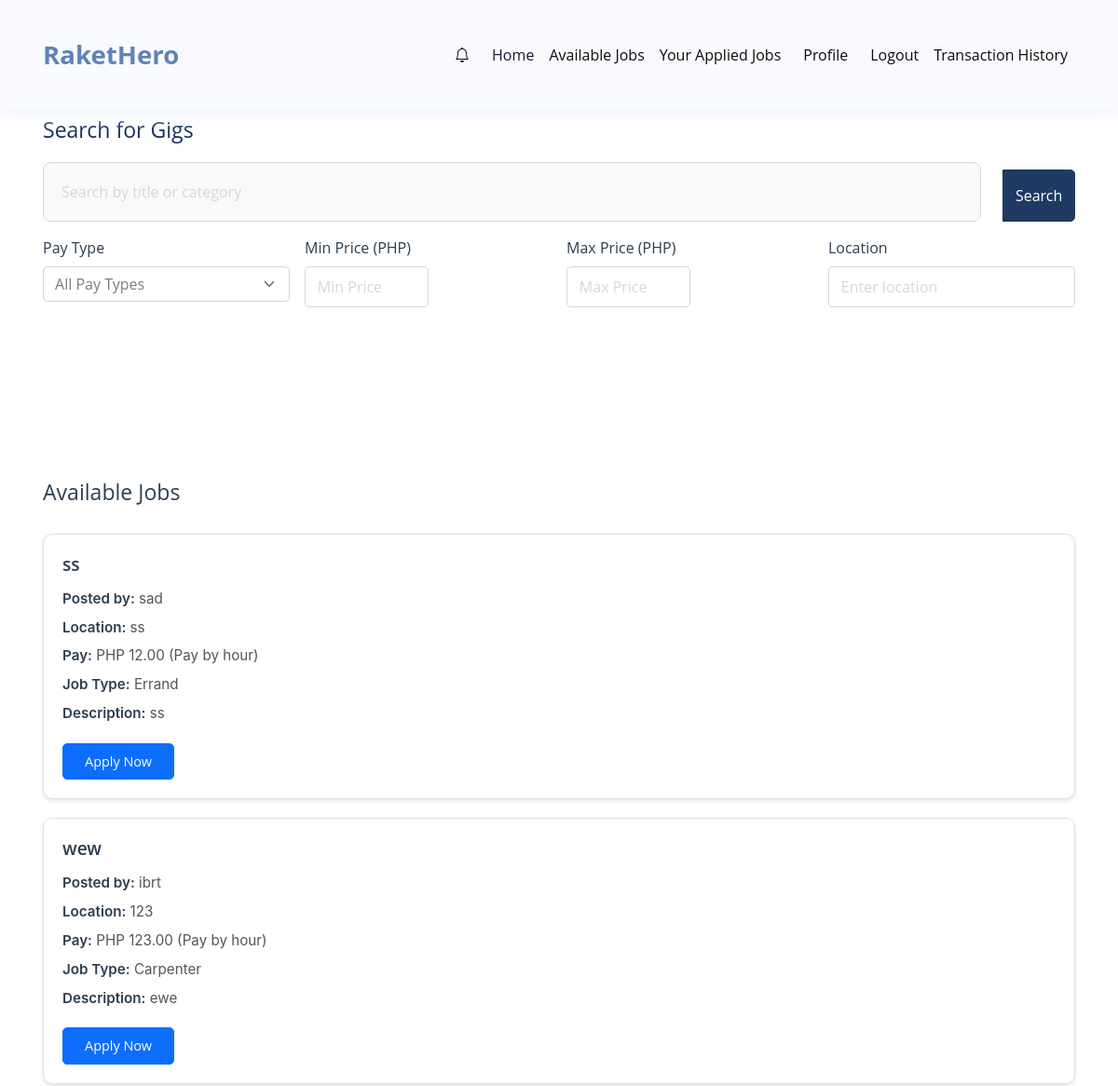
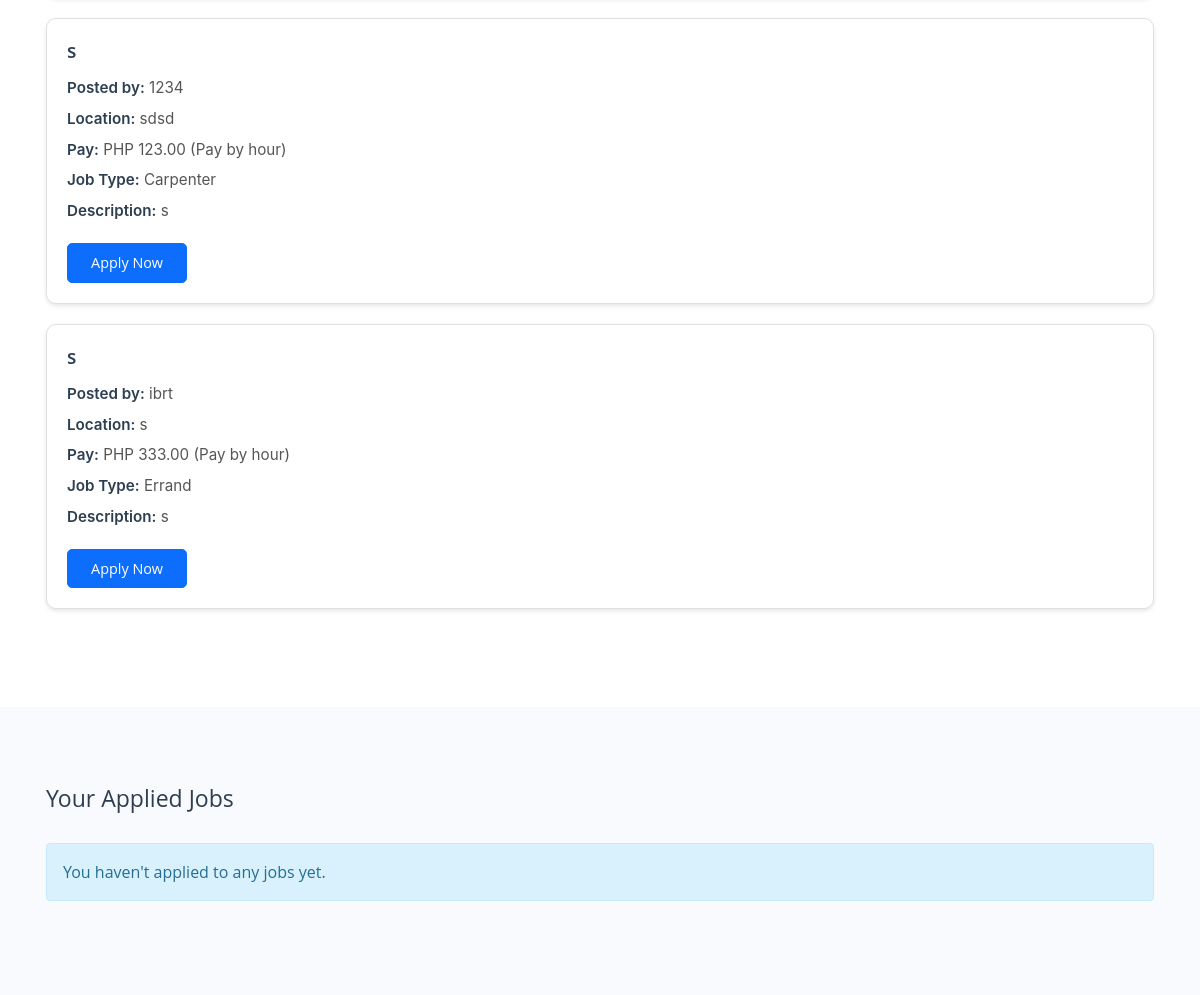
The page /job_search-main/jobseekerlanding.php (signed in) on the database its author committed (2 pictures, top to bottom).
### tables this page shows
CREATE TABLE `jobs` (
  `jobs_id` int(11) NOT NULL,
  `title` varchar(100) DEFAULT NULL,
  `description` text DEFAULT NULL,
  `employerId` int(11) DEFAULT NULL,
  `postedDate` date DEFAULT NULL,
  `price` decimal(10,2) DEFAULT NULL,
  `payType` varchar(50) DEFAULT NULL,
  `duration` varchar(50) DEFAULT NULL,
  `location` varchar(255) DEFAULT NULL,
  `status` varchar(50) DEFAULT NULL,
  `remarks` text DEFAULT NULL,
  `jobTypeID` int(11) DEFAULT NULL,
  `is_onlyavailable` tinyint(1) DEFAULT 1
);

CREATE TABLE `users` (
  `users_id` int(11) NOT NULL,
  `userType` enum('job seeker','employer') NOT NULL,
  `username` varchar(100) NOT NULL,
  `password` varchar(255) NOT NULL
);

CREATE TABLE `job_type` (
  `jobTypeID` int(11) NOT NULL,
  `jobType` varchar(50) NOT NULL,
  `description` text DEFAULT NULL
);

### job_search-main/jobseekerlanding.php (the view, shortened to what this page needs)
<?php
    include 'db_conn.php';
    $conn = new mysqli($host, $user, $pass, $db);
    $jobs_query = "SELECT j.*, jt.jobType, u.username as employer_name,
        COUNT(DISTINCT a.applications_id) as application_count,
        CASE
            WHEN EXISTS (
                SELECT 1
                FROM applications a2
                WHERE a2.jobId = j.jobs_id
                AND a2.userId = ?
                AND a2.status NOT IN ('Rejected')
            ) THEN 1
            ELSE 0
        END as has_applied
    FROM jobs j
    LEFT JOIN job_type jt ON j.jobTypeID = jt.jobTypeID
    LEFT JOIN users u ON j.employerId = u.users_id
    LEFT JOIN applications a ON j.jobs_id = a.jobid
    WHERE j.status = 'Open'
    AND j.is_onlyavailable = TRUE
    AND (
        NOT EXISTS (
            SELECT 1
            FROM applications a4
            WHERE a4.jobid = j.jobs_id
            AND a4.userId = ?
            AND a4.status NOT IN ('Rejected')
        )
    )
    AND NOT EXISTS (
        SELECT 1
        FROM applications a3
        JOIN quotations q ON a3.applications_id = q.applications_id
        WHERE a3.jobid = j.jobs_id
        AND q.status = 'Accepted'
    )
    GROUP BY j.jobs_id
    ORDER BY j.postedDate DESC";
    $stmt = $conn->prepare($jobs_query);
    $stmt->bind_param("ii", $_SESSION['user_id'], $_SESSION['user_id']);
    $stmt->execute();
    $jobs = $stmt->get_result();
    if ($jobs->num_rows > 0) {
        $jobs->data_seek(0);
    }
    $applied_jobs_query = "SELECT
        j.*,
        a.applications_id,
        a.status as application_status,
        a.applicationDate,
        a.proposal,
        u.username as employer_name,
        latest_q.status as quotation_status,
        latest_q.quotations_id,
        latest_q.price,
        latest_q.description as quotation_description
    FROM applications a
    JOIN jobs j ON a.jobid = j.jobs_id
    JOIN users u ON j.employerId = u.users_id
    LEFT JOIN (
        SELECT q.*
        FROM quotations q
        INNER JOIN (
            SELECT applications_id, MAX(quotations_id) as latest_quotation_id
            FROM quotations
            GROUP BY applications_id
        ) latest ON q.quotations_id = latest.latest_quotation_id
    ) latest_q ON a.applications_id = latest_q.applications_id
    WHERE a.userid = ?
    AND a.status NOT IN ('Rejected')
    AND NOT EXISTS (
        SELECT 1
        FROM quotations q2
        WHERE q2.applications_id = a.applications_id
        AND q2.status = 'Accepted'
    )
    ORDER BY a.applicationDate DESC";
    $stmt = $conn->prepare($applied_jobs_query);
    $stmt->bind_param("i", $_SESSION['user_id']);
    $stmt->execute();
    $appliedJobs = $stmt->get_result();
    ?>
    <!DOCTYPE html>
    <html lang="en-US" dir="ltr" class="chrome windows">
    <head>
        <link href="assets/css/theme.css" rel="stylesheet">
        <link rel="stylesheet" href="https://cdn.jsdelivr.net/npm/bootstrap-icons@1.7.2/font/bootstrap-icons.css">
    </head>
    <body>
        <main class="main" id="top">
            <nav class="navbar navbar-expand-lg navbar-light bg-light shadow fixed-top">
        <div class="container">
            <a class="navbar-brand fw-bold" href="#">
                <span class="text-info">Raket</span><span class="text-warning">Hero</span>
            </a>
            <div class="collapse navbar-collapse" id="navbarNav">
                <ul class="navbar-nav ms-auto">
                    <li class="nav-item px-2 dropdown">
                        <a class="nav-link fw-medium position-relative" href="#" id="notificationDropdown" role="button" data-bs-toggle="dropdown" aria-expanded="false">
                            <i class="bi bi-bell"></i>
                        </a>
                    </li>
                    <li class="nav-item">
                        <a class="nav-link active" href="#home">Home</a>
                    </li>
                    <li class="nav-item">
                        <a class="nav-link" href="#jobs">Available Jobs</a>
                    </li>
                    <li class="nav-item">
                        <a class="nav-link" href="#applied-jobs">Your Applied Jobs</a>
                    </li>
                    <li class="nav-item px-2"><a class="nav-link fw-medium" href="profile.php">Profile</a></li>
                    <li class="nav-item">
                        <a class="nav-link" href="?action=logout">Logout</a>
                    </li>
                    <li class="nav-item">
                        <a class="nav-link" href="transactions.php">Transaction History</a>
                    </li>
                </ul>
            </div>
        </div>
    </nav>
            <section class="py-5 mt-5" id="gig-search">
                <div class="container">
                    <h4 class="mb-4">Search for Gigs</h4>
                    <form class="form-inline mb-4" id="searchFilterForm">
                        <div class="input-group w-100 mb-3">
                            <input type="text" class="form-control rounded-start" id="searchGigInput" placeholder="Search by title or category">
                            <button class="btn btn-primary" type="button" onclick="applyFilters()">Search</button>
                        </div>
                        <div class="row g-3">
                            <div class="col-md-3">
                                <label class="form-label">Pay Type</label>
                                <select class="form-select" id="payTypeFilter">
                                    <option value="">All Pay Types</option>
                                </select>
                            </div>
                            <div class="col-md-3">
                                <label class="form-label">Min Price (PHP)</label>
                                <input type="number" class="form-control" id="minPrice" placeholder="Min Price">
                            </div>
                            <div class="col-md-3">
                                <label class="form-label">Max Price (PHP)</label>
                                <input type="number" class="form-control" id="maxPrice" placeholder="Max Price">
                            </div>
                            <div class="col-md-3">
                                <label class="form-label">Location</label>
                                <input type="text" class="form-control" id="locationFilter" placeholder="Enter location">
                            </div>
                        </div>
                    </form>
                </div>
            </section>
            <section class="py-5" id="jobs">
                <div class="container">
                    <h4 class="section-header">Available Jobs</h4>
                    <div class="job-listing">
                        <?php
                        if (!isset($jobs)) {
                            echo '<div class="alert alert-danger">$jobs variable not set</div>';
                        } else if (!$jobs) {
                            echo '<div class="alert alert-danger">Query failed</div>';
                        } else if ($jobs->num_rows === 0) {
                            echo '<div class="alert alert-info">No available jobs found at the moment.</div>';
                        } else {
                            while ($job = $jobs->fetch_assoc()):
                        ?>
                            <div class="job-card"
                                data-title="<?php echo htmlspecialchars($job['title']); ?>"
                                data-description="<?php echo htmlspecialchars($job['description']); ?>"
                                data-jobid="<?php echo htmlspecialchars($job['jobs_id']); ?>"
                                data-username="<?php echo htmlspecialchars($job['employer_name']); ?>"
                                data-location="<?php echo htmlspecialchars($job['location']); ?>"
                                data-posteddate="<?php echo htmlspecialchars($job['postedDate']); ?>"
                                data-price="<?php echo htmlspecialchars($job['price']); ?>"
                                data-paytype="<?php echo htmlspecialchars($job['payType']); ?>"
                                data-jobtype="<?php echo htmlspecialchars($job['jobType']); ?>"
                                data-status="Open">
                                <div class="job-content">
                                    <h5><?php echo htmlspecialchars($job['title']); ?></h5>
                                    <p><strong>Posted by:</strong> <?php echo htmlspecialchars($job['employer_name']); ?></p>
                                    <p><strong>Location:</strong> <?php echo htmlspecialchars($job['location']); ?></p>
                                    <p><strong>Pay:</strong> PHP <?php echo htmlspecialchars($job['price']); ?> (<?php echo htmlspecialchars($job['payType']); ?>)</p>
                                    <p><strong>Job Type:</strong> <?php echo htmlspecialchars($job['jobType']); ?></p>
                                    <p><strong>Description:</strong> <?php echo htmlspecialchars($job['description']); ?></p>
                                    <div class="button-container">
                                        <button class="btn btn-primary apply-btn">Apply Now</button>
                                    </div>
                                </div>
                            </div>
                        <?php
                            endwhile;
                        }
                        ?>
                    </div>
                </div>
            </section>
            <section class="py-5 bg-light" id="applied-jobs">
        <div class="container">
            <h4 class="section-header">Your Applied Jobs</h4>
            <div class="job-listing">
                <?php if ($appliedJobs && $appliedJobs->num_rows > 0): ?>
                    <?php while ($job = $appliedJobs->fetch_assoc()): ?>
                        <div class="job-card" data-jobid="<?php echo htmlspecialchars($job['jobs_id']); ?>" data-quotation-id="<?php echo htmlspecialchars($job['quotations_id']); ?>">
                            <div class="job-content">
                                <div class="d-flex justify-content-between align-items-start mb-3">
                                    <div>
                                        <h5 class="mb-1"><?php echo htmlspecialchars($job['title']); ?></h5>
                                        <div class="d-flex align-items-center gap-2">
                                            <span class="status-badge <?php echo strtolower($job['application_status']); ?>">
                                                <?php echo htmlspecialchars($job['application_status']); ?>
                                            </span>
                                            <span class="text-muted">•</span>
                                            <span class="text-muted">Applied on <?php echo date('M j, Y', strtotime($job['applicationDate'])); ?></span>
                                        </div>
                                    </div>
                                </div>
                                <div class="proposal-section bg-white p-3 rounded border mb-3">
                                    <h6 class="fw-bold mb-2">Your Proposal</h6>
                                    <p class="mb-0 text-secondary">
                                        <?php echo nl2br(htmlspecialchars($job['proposal'] ?? '')); ?>
                                    </p>
                                </div>
                                <?php if (isset($job['quotations_id'])): ?>
                                    <div class="quotation-section bg-light p-3 rounded border mb-3">
                                        <div class="d-flex justify-content-between align-items-center mb-2">
                                            <h6 class="fw-bold mb-0">Quotation Details</h6>
                                            <span class="status-badge <?php echo strtolower($job['quotation_status'] ?? 'pending'); ?>">
                                                <?php echo htmlspecialchars($job['quotation_status'] ?? 'Pending'); ?>
                                            </span>
                                        </div>
                                        <p class="mb-2"><strong>Amount:</strong> PHP <?php echo number_format($job['price'], 2); ?></p>
                                    </div>
                                <?php endif; ?>
                                <div class="button-container">
                                    <?php if (isset($job['quotations_id'])): ?>
                                        <button class="btn btn-primary btn-sm" onclick="viewQuotation(
                                            '<?php echo addslashes($job['title']); ?>',
                                            '<?php echo $job['quotations_id']; ?>',
                                            '<?php echo number_format($job['price'], 2); ?>',
                                            '<?php echo addslashes($job['quotation_description'] ?? 'No description provided'); ?>',
                                            '<?php echo addslashes($job['quotation_status'] ?? 'Pending'); ?>',
                                            '<?php echo $job['jobs_id']; ?>'
                                        )">View Details</button>
                                        <button class="btn btn-danger btn-sm delete-application"
                                                data-application-id="<?php echo htmlspecialchars($job['applications_id']); ?>">
                                            Cancel Job
                                        </button>
                                    <?php else: ?>
                                        <button class="btn btn-warning btn-sm edit-proposal"
                                                data-bs-toggle="modal"
                                                data-bs-target="#editProposalModal"
                                                data-application-id="<?php echo htmlspecialchars($job['applications_id']); ?>"
                                                data-proposal="<?php echo htmlspecialchars($job['proposal'] ?? ''); ?>">
                                            Edit Proposal
                                        </button>
                                        <button class="btn btn-danger btn-sm delete-application"
                                                data-application-id="<?php echo htmlspecialchars($job['applications_id']); ?>">
                                            Delete Application
                                        </button>
                                    <?php endif; ?>
                                </div>
                            </div>
                        </div>
                    <?php endwhile; ?>
                <?php else: ?>
                    <div class="alert alert-info">You haven't applied to any jobs yet.</div>
                <?php endif; ?>
            </div>
        </div>
    </section>
        </main>
    </body>
    </html>

### rows shown on the page
jobs: title "ss", users.username "sad", location "ss", price "12.00", payType "Pay by hour", jobTypeID.jobType "Errand", description "ss"
jobs: title "wew", users.username "ibrt", location "123", price "123.00", payType "Pay by hour", jobTypeID.jobType "Carpenter", description "ewe"
jobs: title "s", users.username "1234", location "sdsd", price "123.00", payType "Pay by hour", jobTypeID.jobType "Carpenter", description "s"
jobs: title "s", users.username "ibrt", location "s", price "333.00", payType "Pay by hour", jobTypeID.jobType "Errand", description "s"
